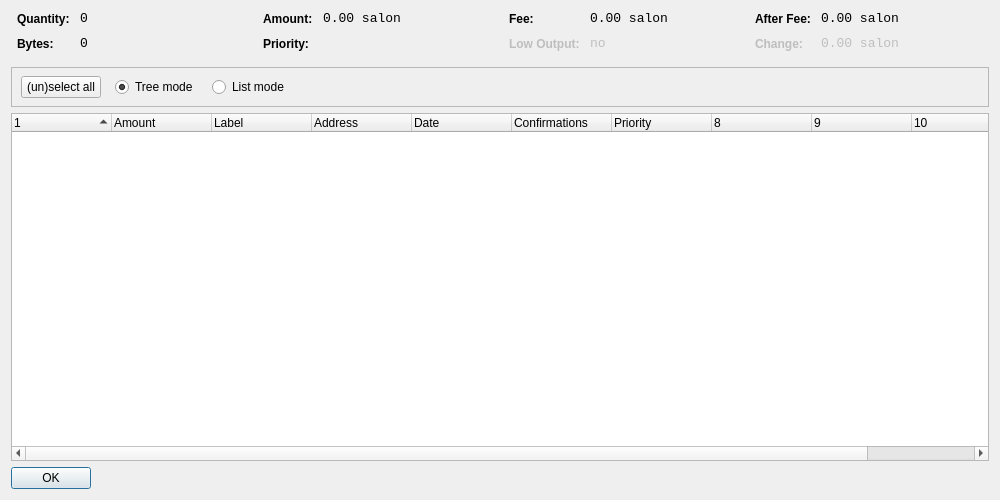
<?xml version="1.0" encoding="UTF-8"?>
<ui version="4.0">
 <class>CoinControlDialog</class>
 <widget class="QDialog" name="CoinControlDialog">
  <property name="geometry">
   <rect>
    <x>0</x>
    <y>0</y>
    <width>1000</width>
    <height>500</height>
   </rect>
  </property>
  <property name="windowTitle">
   <string>Coin Control</string>
  </property>
  <layout class="QVBoxLayout" name="verticalLayout">
   <item>
    <layout class="QHBoxLayout" name="horizontalLayoutTop" stretch="0,0,0,0">
     <property name="topMargin">
      <number>0</number>
     </property>
     <property name="bottomMargin">
      <number>10</number>
     </property>
     <item>
      <layout class="QFormLayout" name="formLayoutCoinControl1">
       <property name="horizontalSpacing">
        <number>10</number>
       </property>
       <property name="verticalSpacing">
        <number>10</number>
       </property>
       <property name="leftMargin">
        <number>6</number>
       </property>
       <property name="rightMargin">
        <number>6</number>
       </property>
       <item row="0" column="0">
        <widget class="QLabel" name="labelCoinControlQuantityText">
         <property name="styleSheet">
          <string notr="true">font-weight:bold;</string>
         </property>
         <property name="text">
          <string>Quantity:</string>
         </property>
        </widget>
       </item>
       <item row="0" column="1">
        <widget class="QLabel" name="labelCoinControlQuantity">
         <property name="font">
          <font>
           <family>Monospace</family>
           <pointsize>10</pointsize>
          </font>
         </property>
         <property name="cursor">
          <cursorShape>IBeamCursor</cursorShape>
         </property>
         <property name="contextMenuPolicy">
          <enum>Qt::ActionsContextMenu</enum>
         </property>
         <property name="text">
          <string>0</string>
         </property>
         <property name="textInteractionFlags">
          <set>Qt::LinksAccessibleByMouse|Qt::TextSelectableByKeyboard|Qt::TextSelectableByMouse</set>
         </property>
        </widget>
       </item>
       <item row="1" column="0">
        <widget class="QLabel" name="labelCoinControlBytesText">
         <property name="styleSheet">
          <string notr="true">font-weight:bold;</string>
         </property>
         <property name="text">
          <string>Bytes:</string>
         </property>
        </widget>
       </item>
       <item row="1" column="1">
        <widget class="QLabel" name="labelCoinControlBytes">
         <property name="font">
          <font>
           <family>Monospace</family>
           <pointsize>10</pointsize>
          </font>
         </property>
         <property name="cursor">
          <cursorShape>IBeamCursor</cursorShape>
         </property>
         <property name="contextMenuPolicy">
          <enum>Qt::ActionsContextMenu</enum>
         </property>
         <property name="text">
          <string>0</string>
         </property>
         <property name="textInteractionFlags">
          <set>Qt::LinksAccessibleByMouse|Qt::TextSelectableByKeyboard|Qt::TextSelectableByMouse</set>
         </property>
        </widget>
       </item>
      </layout>
     </item>
     <item>
      <layout class="QFormLayout" name="formLayoutCoinControl2">
       <property name="horizontalSpacing">
        <number>10</number>
       </property>
       <property name="verticalSpacing">
        <number>10</number>
       </property>
       <property name="leftMargin">
        <number>6</number>
       </property>
       <property name="rightMargin">
        <number>6</number>
       </property>
       <item row="0" column="0">
        <widget class="QLabel" name="labelCoinControlAmountText">
         <property name="styleSheet">
          <string notr="true">font-weight:bold;</string>
         </property>
         <property name="text">
          <string>Amount:</string>
         </property>
        </widget>
       </item>
       <item row="0" column="1">
        <widget class="QLabel" name="labelCoinControlAmount">
         <property name="font">
          <font>
           <family>Monospace</family>
           <pointsize>10</pointsize>
          </font>
         </property>
         <property name="cursor">
          <cursorShape>IBeamCursor</cursorShape>
         </property>
         <property name="contextMenuPolicy">
          <enum>Qt::ActionsContextMenu</enum>
         </property>
         <property name="text">
          <string>0.00 salon</string>
         </property>
         <property name="textInteractionFlags">
          <set>Qt::LinksAccessibleByMouse|Qt::TextSelectableByKeyboard|Qt::TextSelectableByMouse</set>
         </property>
        </widget>
       </item>
       <item row="1" column="0">
        <widget class="QLabel" name="labelCoinControlPriorityText">
         <property name="styleSheet">
          <string notr="true">font-weight:bold;</string>
         </property>
         <property name="text">
          <string>Priority:</string>
         </property>
        </widget>
       </item>
       <item row="1" column="1">
        <widget class="QLabel" name="labelCoinControlPriority">
         <property name="font">
          <font>
           <family>Monospace</family>
           <pointsize>10</pointsize>
          </font>
         </property>
         <property name="cursor">
          <cursorShape>IBeamCursor</cursorShape>
         </property>
         <property name="contextMenuPolicy">
          <enum>Qt::ActionsContextMenu</enum>
         </property>
         <property name="text">
          <string/>
         </property>
         <property name="textInteractionFlags">
          <set>Qt::LinksAccessibleByMouse|Qt::TextSelectableByKeyboard|Qt::TextSelectableByMouse</set>
         </property>
        </widget>
       </item>
      </layout>
     </item>
     <item>
      <layout class="QFormLayout" name="formLayoutCoinControl3">
       <property name="horizontalSpacing">
        <number>10</number>
       </property>
       <property name="verticalSpacing">
        <number>10</number>
       </property>
       <property name="leftMargin">
        <number>6</number>
       </property>
       <property name="rightMargin">
        <number>6</number>
       </property>
       <item row="0" column="0">
        <widget class="QLabel" name="labelCoinControlFeeText">
         <property name="styleSheet">
          <string notr="true">font-weight:bold;</string>
         </property>
         <property name="text">
          <string>Fee:</string>
         </property>
        </widget>
       </item>
       <item row="0" column="1">
        <widget class="QLabel" name="labelCoinControlFee">
         <property name="font">
          <font>
           <family>Monospace</family>
           <pointsize>10</pointsize>
          </font>
         </property>
         <property name="cursor">
          <cursorShape>IBeamCursor</cursorShape>
         </property>
         <property name="contextMenuPolicy">
          <enum>Qt::ActionsContextMenu</enum>
         </property>
         <property name="text">
          <string>0.00 salon</string>
         </property>
         <property name="textInteractionFlags">
          <set>Qt::LinksAccessibleByMouse|Qt::TextSelectableByKeyboard|Qt::TextSelectableByMouse</set>
         </property>
        </widget>
       </item>
       <item row="1" column="0">
        <widget class="QLabel" name="labelCoinControlLowOutputText">
         <property name="enabled">
          <bool>false</bool>
         </property>
         <property name="styleSheet">
          <string notr="true">font-weight:bold;</string>
         </property>
         <property name="text">
          <string>Low Output:</string>
         </property>
        </widget>
       </item>
       <item row="1" column="1">
        <widget class="QLabel" name="labelCoinControlLowOutput">
         <property name="enabled">
          <bool>false</bool>
         </property>
         <property name="font">
          <font>
           <family>Monospace</family>
           <pointsize>10</pointsize>
          </font>
         </property>
         <property name="cursor">
          <cursorShape>IBeamCursor</cursorShape>
         </property>
         <property name="contextMenuPolicy">
          <enum>Qt::ActionsContextMenu</enum>
         </property>
         <property name="text">
          <string>no</string>
         </property>
         <property name="textInteractionFlags">
          <set>Qt::LinksAccessibleByMouse|Qt::TextSelectableByKeyboard|Qt::TextSelectableByMouse</set>
         </property>
        </widget>
       </item>
      </layout>
     </item>
     <item>
      <layout class="QFormLayout" name="formLayoutCoinControl4">
       <property name="fieldGrowthPolicy">
        <enum>QFormLayout::AllNonFixedFieldsGrow</enum>
       </property>
       <property name="horizontalSpacing">
        <number>10</number>
       </property>
       <property name="verticalSpacing">
        <number>10</number>
       </property>
       <property name="leftMargin">
        <number>6</number>
       </property>
       <property name="rightMargin">
        <number>6</number>
       </property>
       <item row="0" column="0">
        <widget class="QLabel" name="labelCoinControlAfterFeeText">
         <property name="styleSheet">
          <string notr="true">font-weight:bold;</string>
         </property>
         <property name="text">
          <string>After Fee:</string>
         </property>
        </widget>
       </item>
       <item row="0" column="1">
        <widget class="QLabel" name="labelCoinControlAfterFee">
         <property name="font">
          <font>
           <family>Monospace</family>
           <pointsize>10</pointsize>
          </font>
         </property>
         <property name="cursor">
          <cursorShape>IBeamCursor</cursorShape>
         </property>
         <property name="contextMenuPolicy">
          <enum>Qt::ActionsContextMenu</enum>
         </property>
         <property name="text">
          <string>0.00 salon</string>
         </property>
         <property name="textInteractionFlags">
          <set>Qt::LinksAccessibleByMouse|Qt::TextSelectableByKeyboard|Qt::TextSelectableByMouse</set>
         </property>
        </widget>
       </item>
       <item row="1" column="0">
        <widget class="QLabel" name="labelCoinControlChangeText">
         <property name="enabled">
          <bool>false</bool>
         </property>
         <property name="styleSheet">
          <string notr="true">font-weight:bold;</string>
         </property>
         <property name="text">
          <string>Change:</string>
         </property>
        </widget>
       </item>
       <item row="1" column="1">
        <widget class="QLabel" name="labelCoinControlChange">
         <property name="enabled">
          <bool>false</bool>
         </property>
         <property name="font">
          <font>
           <family>Monospace</family>
           <pointsize>10</pointsize>
          </font>
         </property>
         <property name="cursor">
          <cursorShape>IBeamCursor</cursorShape>
         </property>
         <property name="contextMenuPolicy">
          <enum>Qt::ActionsContextMenu</enum>
         </property>
         <property name="text">
          <string>0.00 salon</string>
         </property>
         <property name="textInteractionFlags">
          <set>Qt::LinksAccessibleByMouse|Qt::TextSelectableByKeyboard|Qt::TextSelectableByMouse</set>
         </property>
        </widget>
       </item>
      </layout>
     </item>
    </layout>
   </item>
   <item>
    <widget class="QFrame" name="frame">
     <property name="minimumSize">
      <size>
       <width>0</width>
       <height>40</height>
      </size>
     </property>
     <property name="frameShape">
      <enum>QFrame::StyledPanel</enum>
     </property>
     <property name="frameShadow">
      <enum>QFrame::Sunken</enum>
     </property>
     <widget class="QWidget" name="horizontalLayoutWidget">
      <property name="geometry">
       <rect>
        <x>10</x>
        <y>0</y>
        <width>781</width>
        <height>41</height>
       </rect>
      </property>
      <layout class="QHBoxLayout" name="horizontalLayoutPanel" stretch="0,0,0,0">
       <property name="spacing">
        <number>14</number>
       </property>
       <item>
        <widget class="QPushButton" name="pushButtonSelectAll">
         <property name="sizePolicy">
          <sizepolicy hsizetype="Maximum" vsizetype="Fixed">
           <horstretch>0</horstretch>
           <verstretch>0</verstretch>
          </sizepolicy>
         </property>
         <property name="text">
          <string>(un)select all</string>
         </property>
        </widget>
       </item>
       <item>
        <widget class="QRadioButton" name="radioTreeMode">
         <property name="sizePolicy">
          <sizepolicy hsizetype="Maximum" vsizetype="Fixed">
           <horstretch>0</horstretch>
           <verstretch>0</verstretch>
          </sizepolicy>
         </property>
         <property name="text">
          <string>Tree mode</string>
         </property>
         <property name="checked">
          <bool>true</bool>
         </property>
        </widget>
       </item>
       <item>
        <widget class="QRadioButton" name="radioListMode">
         <property name="sizePolicy">
          <sizepolicy hsizetype="Maximum" vsizetype="Fixed">
           <horstretch>0</horstretch>
           <verstretch>0</verstretch>
          </sizepolicy>
         </property>
         <property name="text">
          <string>List mode</string>
         </property>
        </widget>
       </item>
       <item>
        <spacer name="horizontalSpacer">
         <property name="orientation">
          <enum>Qt::Horizontal</enum>
         </property>
         <property name="sizeHint" stdset="0">
          <size>
           <width>40</width>
           <height>20</height>
          </size>
         </property>
        </spacer>
       </item>
      </layout>
     </widget>
    </widget>
   </item>
   <item>
    <widget class="CoinControlTreeWidget" name="treeWidget">
     <property name="contextMenuPolicy">
      <enum>Qt::CustomContextMenu</enum>
     </property>
     <property name="sortingEnabled">
      <bool>false</bool>
     </property>
     <property name="columnCount">
      <number>11</number>
     </property>
     <attribute name="headerShowSortIndicator" stdset="0">
      <bool>true</bool>
     </attribute>
     <attribute name="headerStretchLastSection">
      <bool>false</bool>
     </attribute>
     <column>
      <property name="text">
       <string/>
      </property>
     </column>
     <column>
      <property name="text">
       <string>Amount</string>
      </property>
     </column>
     <column>
      <property name="text">
       <string>Label</string>
      </property>
     </column>
     <column>
      <property name="text">
       <string>Address</string>
      </property>
     </column>
     <column>
      <property name="text">
       <string>Date</string>
      </property>
     </column>
     <column>
      <property name="text">
       <string>Confirmations</string>
      </property>
      <property name="toolTip">
       <string>Confirmed</string>
      </property>
     </column>
     <column>
      <property name="text">
       <string>Priority</string>
      </property>
     </column>
     <column>
      <property name="text">
       <string/>
      </property>
     </column>
     <column>
      <property name="text">
       <string/>
      </property>
     </column>
     <column>
      <property name="text">
       <string/>
      </property>
     </column>
     <column>
      <property name="text">
       <string/>
      </property>
     </column>
    </widget>
   </item>
   <item>
    <widget class="QDialogButtonBox" name="buttonBox">
     <property name="sizePolicy">
      <sizepolicy hsizetype="Maximum" vsizetype="Fixed">
       <horstretch>0</horstretch>
       <verstretch>0</verstretch>
      </sizepolicy>
     </property>
     <property name="orientation">
      <enum>Qt::Horizontal</enum>
     </property>
     <property name="standardButtons">
      <set>QDialogButtonBox::Ok</set>
     </property>
    </widget>
   </item>
  </layout>
 </widget>
 <customwidgets>
  <customwidget>
   <class>CoinControlTreeWidget</class>
   <extends>QTreeWidget</extends>
   <header>coincontroltreewidget.h</header>
  </customwidget>
 </customwidgets>
 <resources/>
 <connections/>
</ui>
